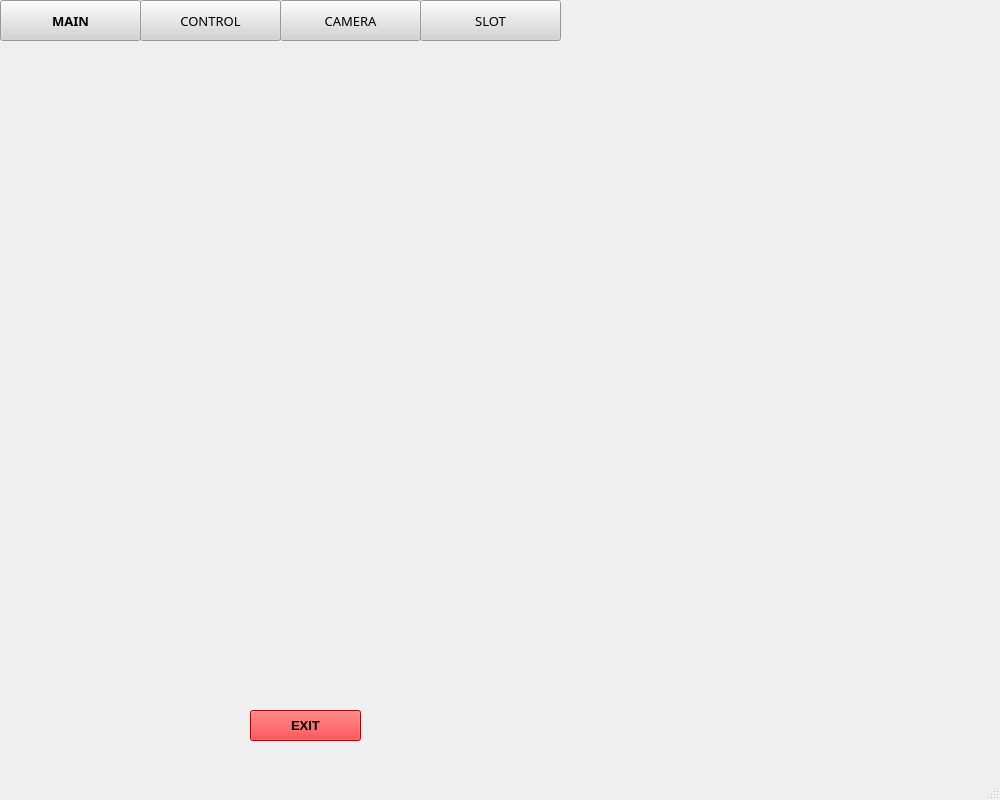
<?xml version="1.0" encoding="UTF-8"?>
<ui version="4.0">
 <class>MainWindow</class>
 <widget class="QMainWindow" name="MainWindow">
  <property name="geometry">
   <rect>
    <x>0</x>
    <y>0</y>
    <width>1000</width>
    <height>800</height>
   </rect>
  </property>
  <property name="windowTitle">
   <string>MainWindow</string>
  </property>
  <widget class="QWidget" name="centralwidget">
   <widget class="QPushButton" name="main">
    <property name="geometry">
     <rect>
      <x>0</x>
      <y>0</y>
      <width>141</width>
      <height>41</height>
     </rect>
    </property>
    <property name="font">
     <font>
      <family>Arial Black</family>
      <pointsize>10</pointsize>
      <weight>75</weight>
      <bold>true</bold>
     </font>
    </property>
    <property name="styleSheet">
     <string notr="true">QPushButton {
    background-color: lightgray;
}
QPushButton:pressed {
    background-color: white;       /* click */
}</string>
    </property>
    <property name="text">
     <string>MAIN</string>
    </property>
   </widget>
   <widget class="QPushButton" name="control">
    <property name="geometry">
     <rect>
      <x>140</x>
      <y>0</y>
      <width>141</width>
      <height>41</height>
     </rect>
    </property>
    <property name="font">
     <font>
      <family>Arial Black</family>
      <pointsize>10</pointsize>
     </font>
    </property>
    <property name="styleSheet">
     <string notr="true">QPushButton {
    background-color: lightgray;
}
QPushButton:pressed {
    background-color: white;       /* click */
}</string>
    </property>
    <property name="text">
     <string>CONTROL</string>
    </property>
   </widget>
   <widget class="QPushButton" name="camera">
    <property name="geometry">
     <rect>
      <x>280</x>
      <y>0</y>
      <width>141</width>
      <height>41</height>
     </rect>
    </property>
    <property name="font">
     <font>
      <family>Arial Black</family>
      <pointsize>10</pointsize>
     </font>
    </property>
    <property name="styleSheet">
     <string notr="true">QPushButton {
    background-color: lightgray;
}
QPushButton:pressed {
    background-color: white;       /* click */
}</string>
    </property>
    <property name="text">
     <string>CAMERA</string>
    </property>
   </widget>
   <widget class="QPushButton" name="slot">
    <property name="geometry">
     <rect>
      <x>420</x>
      <y>0</y>
      <width>141</width>
      <height>41</height>
     </rect>
    </property>
    <property name="font">
     <font>
      <family>Arial Black</family>
      <pointsize>10</pointsize>
     </font>
    </property>
    <property name="styleSheet">
     <string notr="true">QPushButton {
    background-color: lightgray;
}
QPushButton:pressed {
    background-color: white;       /* click */
}</string>
    </property>
    <property name="text">
     <string>SLOT</string>
    </property>
   </widget>
   <widget class="QStackedWidget" name="stackedWidget">
    <property name="geometry">
     <rect>
      <x>0</x>
      <y>40</y>
      <width>1001</width>
      <height>731</height>
     </rect>
    </property>
    <property name="currentIndex">
     <number>0</number>
    </property>
    <widget class="QWidget" name="page_main">
     <widget class="QLabel" name="label">
      <property name="geometry">
       <rect>
        <x>0</x>
        <y>20</y>
        <width>1001</width>
        <height>711</height>
       </rect>
      </property>
      <property name="font">
       <font>
        <pointsize>12</pointsize>
       </font>
      </property>
      <property name="text">
       <string/>
      </property>
      <property name="pixmap">
       <pixmap>E:/Tạp/anh_ute/Teacher2.png</pixmap>
      </property>
      <property name="scaledContents">
       <bool>true</bool>
      </property>
     </widget>
     <widget class="QPushButton" name="bt_exit">
      <property name="geometry">
       <rect>
        <x>250</x>
        <y>670</y>
        <width>111</width>
        <height>31</height>
       </rect>
      </property>
      <property name="font">
       <font>
        <family>Arial</family>
        <pointsize>10</pointsize>
        <weight>75</weight>
        <bold>true</bold>
       </font>
      </property>
      <property name="autoFillBackground">
       <bool>false</bool>
      </property>
      <property name="styleSheet">
       <string notr="true">QPushButton {
    background-color: red;
}
QPushButton:pressed {
    background-color: yellow;       /* click */
}</string>
      </property>
      <property name="text">
       <string>EXIT</string>
      </property>
     </widget>
    </widget>
    <widget class="QWidget" name="page_camera">
     <widget class="QGroupBox" name="groupBox_3">
      <property name="geometry">
       <rect>
        <x>10</x>
        <y>90</y>
        <width>571</width>
        <height>491</height>
       </rect>
      </property>
      <property name="font">
       <font>
        <pointsize>12</pointsize>
       </font>
      </property>
      <property name="styleSheet">
       <string notr="true"/>
      </property>
      <property name="title">
       <string>Monitor Screen</string>
      </property>
      <widget class="QLabel" name="camera_dis">
       <property name="geometry">
        <rect>
         <x>10</x>
         <y>30</y>
         <width>550</width>
         <height>440</height>
        </rect>
       </property>
       <property name="styleSheet">
        <string notr="true"/>
       </property>
       <property name="text">
        <string/>
       </property>
      </widget>
     </widget>
     <widget class="QGroupBox" name="groupBox_4">
      <property name="geometry">
       <rect>
        <x>600</x>
        <y>90</y>
        <width>381</width>
        <height>171</height>
       </rect>
      </property>
      <property name="font">
       <font>
        <family>Arial</family>
        <pointsize>12</pointsize>
       </font>
      </property>
      <property name="title">
       <string>Setup Connection</string>
      </property>
      <widget class="QLabel" name="label_29">
       <property name="geometry">
        <rect>
         <x>30</x>
         <y>45</y>
         <width>131</width>
         <height>16</height>
        </rect>
       </property>
       <property name="font">
        <font>
         <pointsize>10</pointsize>
        </font>
       </property>
       <property name="text">
        <string>Select Camera</string>
       </property>
      </widget>
      <widget class="QComboBox" name="cb_sl_cam">
       <property name="geometry">
        <rect>
         <x>210</x>
         <y>40</y>
         <width>73</width>
         <height>22</height>
        </rect>
       </property>
       <item>
        <property name="text">
         <string>0</string>
        </property>
       </item>
       <item>
        <property name="text">
         <string>1</string>
        </property>
       </item>
       <item>
        <property name="text">
         <string>2</string>
        </property>
       </item>
      </widget>
      <widget class="QPushButton" name="bt_cn_cam">
       <property name="geometry">
        <rect>
         <x>40</x>
         <y>110</y>
         <width>121</width>
         <height>41</height>
        </rect>
       </property>
       <property name="font">
        <font>
         <pointsize>10</pointsize>
        </font>
       </property>
       <property name="styleSheet">
        <string notr="true">QPushButton {
    background-color: lightgray;
}
QPushButton:pressed {
    background-color: green;       /* click */
}</string>
       </property>
       <property name="text">
        <string>CONNECT</string>
       </property>
      </widget>
      <widget class="QPushButton" name="bt_dcn_cam">
       <property name="geometry">
        <rect>
         <x>220</x>
         <y>110</y>
         <width>121</width>
         <height>41</height>
        </rect>
       </property>
       <property name="font">
        <font>
         <pointsize>10</pointsize>
        </font>
       </property>
       <property name="styleSheet">
        <string notr="true">QPushButton {
    background-color: lightgray;
}
QPushButton:pressed {
    background-color: red;       /* click */
}</string>
       </property>
       <property name="text">
        <string>DISCONNECT</string>
       </property>
      </widget>
     </widget>
     <widget class="QGroupBox" name="groupBox_5">
      <property name="geometry">
       <rect>
        <x>600</x>
        <y>270</y>
        <width>381</width>
        <height>311</height>
       </rect>
      </property>
      <property name="font">
       <font>
        <family>Arial</family>
        <pointsize>12</pointsize>
       </font>
      </property>
      <property name="title">
       <string>Classify</string>
      </property>
      <widget class="QLabel" name="trig_red">
       <property name="geometry">
        <rect>
         <x>20</x>
         <y>80</y>
         <width>80</width>
         <height>50</height>
        </rect>
       </property>
       <property name="text">
        <string/>
       </property>
       <property name="pixmap">
        <pixmap>E:/Tạp/anh_ute/gray_rec.png</pixmap>
       </property>
       <property name="scaledContents">
        <bool>true</bool>
       </property>
      </widget>
      <widget class="QLabel" name="trig_blue">
       <property name="geometry">
        <rect>
         <x>150</x>
         <y>80</y>
         <width>80</width>
         <height>50</height>
        </rect>
       </property>
       <property name="text">
        <string/>
       </property>
       <property name="pixmap">
        <pixmap>E:/Tạp/anh_ute/gray_rec.png</pixmap>
       </property>
       <property name="scaledContents">
        <bool>true</bool>
       </property>
      </widget>
      <widget class="QLabel" name="trig_green">
       <property name="geometry">
        <rect>
         <x>280</x>
         <y>80</y>
         <width>80</width>
         <height>50</height>
        </rect>
       </property>
       <property name="text">
        <string/>
       </property>
       <property name="pixmap">
        <pixmap>E:/Tạp/anh_ute/gray_rec.png</pixmap>
       </property>
       <property name="scaledContents">
        <bool>true</bool>
       </property>
      </widget>
      <widget class="QLineEdit" name="num_red">
       <property name="geometry">
        <rect>
         <x>20</x>
         <y>240</y>
         <width>81</width>
         <height>31</height>
        </rect>
       </property>
      </widget>
      <widget class="QLineEdit" name="num_blue">
       <property name="geometry">
        <rect>
         <x>150</x>
         <y>240</y>
         <width>81</width>
         <height>31</height>
        </rect>
       </property>
      </widget>
      <widget class="QLineEdit" name="num_green">
       <property name="geometry">
        <rect>
         <x>280</x>
         <y>240</y>
         <width>81</width>
         <height>31</height>
        </rect>
       </property>
      </widget>
      <widget class="QLabel" name="label_33">
       <property name="geometry">
        <rect>
         <x>40</x>
         <y>50</y>
         <width>55</width>
         <height>16</height>
        </rect>
       </property>
       <property name="font">
        <font>
         <pointsize>10</pointsize>
        </font>
       </property>
       <property name="text">
        <string>RED</string>
       </property>
      </widget>
      <widget class="QLabel" name="label_34">
       <property name="geometry">
        <rect>
         <x>170</x>
         <y>50</y>
         <width>55</width>
         <height>16</height>
        </rect>
       </property>
       <property name="font">
        <font>
         <pointsize>10</pointsize>
        </font>
       </property>
       <property name="text">
        <string>BLUE</string>
       </property>
      </widget>
      <widget class="QLabel" name="label_35">
       <property name="geometry">
        <rect>
         <x>285</x>
         <y>50</y>
         <width>90</width>
         <height>16</height>
        </rect>
       </property>
       <property name="font">
        <font>
         <pointsize>10</pointsize>
        </font>
       </property>
       <property name="text">
        <string>YELLOW</string>
       </property>
      </widget>
      <widget class="QLabel" name="label_36">
       <property name="geometry">
        <rect>
         <x>160</x>
         <y>200</y>
         <width>81</width>
         <height>16</height>
        </rect>
       </property>
       <property name="font">
        <font>
         <pointsize>10</pointsize>
         <underline>true</underline>
        </font>
       </property>
       <property name="text">
        <string>NUMBER:</string>
       </property>
      </widget>
     </widget>
    </widget>
    <widget class="QWidget" name="page_slot">
     <widget class="QGroupBox" name="groupBox_6">
      <property name="geometry">
       <rect>
        <x>30</x>
        <y>80</y>
        <width>571</width>
        <height>311</height>
       </rect>
      </property>
      <property name="font">
       <font>
        <family>Arial</family>
        <pointsize>12</pointsize>
       </font>
      </property>
      <property name="title">
       <string>Slot</string>
      </property>
      <widget class="QLabel" name="label_37">
       <property name="geometry">
        <rect>
         <x>120</x>
         <y>60</y>
         <width>55</width>
         <height>16</height>
        </rect>
       </property>
       <property name="text">
        <string>R</string>
       </property>
      </widget>
      <widget class="QLabel" name="label_38">
       <property name="geometry">
        <rect>
         <x>280</x>
         <y>60</y>
         <width>55</width>
         <height>16</height>
        </rect>
       </property>
       <property name="text">
        <string>B</string>
       </property>
      </widget>
      <widget class="QLabel" name="label_39">
       <property name="geometry">
        <rect>
         <x>440</x>
         <y>60</y>
         <width>55</width>
         <height>16</height>
        </rect>
       </property>
       <property name="text">
        <string>Y</string>
       </property>
      </widget>
      <widget class="QPushButton" name="bt_R1">
       <property name="geometry">
        <rect>
         <x>80</x>
         <y>140</y>
         <width>93</width>
         <height>51</height>
        </rect>
       </property>
       <property name="text">
        <string/>
       </property>
      </widget>
      <widget class="QPushButton" name="bt_B1">
       <property name="geometry">
        <rect>
         <x>240</x>
         <y>140</y>
         <width>93</width>
         <height>51</height>
        </rect>
       </property>
       <property name="text">
        <string/>
       </property>
      </widget>
      <widget class="QPushButton" name="bt_Y1">
       <property name="geometry">
        <rect>
         <x>400</x>
         <y>140</y>
         <width>93</width>
         <height>51</height>
        </rect>
       </property>
       <property name="text">
        <string/>
       </property>
      </widget>
     </widget>
     <widget class="QGroupBox" name="groupBox_7">
      <property name="geometry">
       <rect>
        <x>620</x>
        <y>80</y>
        <width>351</width>
        <height>611</height>
       </rect>
      </property>
      <property name="font">
       <font>
        <family>Arial</family>
        <pointsize>12</pointsize>
       </font>
      </property>
      <property name="title">
       <string>History</string>
      </property>
      <widget class="QTextEdit" name="text_history">
       <property name="geometry">
        <rect>
         <x>10</x>
         <y>30</y>
         <width>331</width>
         <height>571</height>
        </rect>
       </property>
      </widget>
     </widget>
     <widget class="QPushButton" name="bt_reset_slot">
      <property name="geometry">
       <rect>
        <x>240</x>
        <y>570</y>
        <width>111</width>
        <height>51</height>
       </rect>
      </property>
      <property name="font">
       <font>
        <family>Arial</family>
        <pointsize>12</pointsize>
        <weight>75</weight>
        <bold>true</bold>
       </font>
      </property>
      <property name="text">
       <string>RESET</string>
      </property>
     </widget>
    </widget>
    <widget class="QWidget" name="page_control">
     <widget class="QGroupBox" name="groupBox">
      <property name="geometry">
       <rect>
        <x>40</x>
        <y>50</y>
        <width>601</width>
        <height>281</height>
       </rect>
      </property>
      <property name="font">
       <font>
        <family>Arial</family>
        <pointsize>12</pointsize>
        <weight>50</weight>
        <bold>false</bold>
       </font>
      </property>
      <property name="title">
       <string>Forward Kinematics</string>
      </property>
      <widget class="QFrame" name="frame">
       <property name="geometry">
        <rect>
         <x>10</x>
         <y>20</y>
         <width>571</width>
         <height>61</height>
        </rect>
       </property>
       <property name="frameShape">
        <enum>QFrame::StyledPanel</enum>
       </property>
       <property name="frameShadow">
        <enum>QFrame::Raised</enum>
       </property>
       <widget class="QLabel" name="label_6">
        <property name="geometry">
         <rect>
          <x>20</x>
          <y>28</y>
          <width>55</width>
          <height>16</height>
         </rect>
        </property>
        <property name="font">
         <font>
          <pointsize>10</pointsize>
         </font>
        </property>
        <property name="text">
         <string>X Axis</string>
        </property>
       </widget>
       <widget class="QSlider" name="theta1_slid">
        <property name="geometry">
         <rect>
          <x>80</x>
          <y>20</y>
          <width>181</width>
          <height>31</height>
         </rect>
        </property>
        <property name="orientation">
         <enum>Qt::Horizontal</enum>
        </property>
       </widget>
       <widget class="QLineEdit" name="sl_theta1_dis">
        <property name="geometry">
         <rect>
          <x>350</x>
          <y>22</y>
          <width>31</width>
          <height>21</height>
         </rect>
        </property>
        <property name="font">
         <font>
          <pointsize>9</pointsize>
         </font>
        </property>
       </widget>
       <widget class="QLabel" name="label_7">
        <property name="geometry">
         <rect>
          <x>290</x>
          <y>20</y>
          <width>61</width>
          <height>20</height>
         </rect>
        </property>
        <property name="font">
         <font>
          <pointsize>10</pointsize>
         </font>
        </property>
        <property name="text">
         <string>Theta X</string>
        </property>
       </widget>
       <widget class="QLineEdit" name="px_dis">
        <property name="geometry">
         <rect>
          <x>500</x>
          <y>20</y>
          <width>61</width>
          <height>21</height>
         </rect>
        </property>
        <property name="font">
         <font>
          <pointsize>9</pointsize>
         </font>
        </property>
       </widget>
       <widget class="QLabel" name="label_52">
        <property name="geometry">
         <rect>
          <x>470</x>
          <y>20</y>
          <width>30</width>
          <height>20</height>
         </rect>
        </property>
        <property name="font">
         <font>
          <pointsize>10</pointsize>
         </font>
        </property>
        <property name="text">
         <string>Px</string>
        </property>
       </widget>
      </widget>
      <widget class="QFrame" name="frame_3">
       <property name="geometry">
        <rect>
         <x>10</x>
         <y>80</y>
         <width>571</width>
         <height>61</height>
        </rect>
       </property>
       <property name="frameShape">
        <enum>QFrame::StyledPanel</enum>
       </property>
       <property name="frameShadow">
        <enum>QFrame::Raised</enum>
       </property>
       <widget class="QLabel" name="label_9">
        <property name="geometry">
         <rect>
          <x>20</x>
          <y>28</y>
          <width>55</width>
          <height>16</height>
         </rect>
        </property>
        <property name="font">
         <font>
          <pointsize>10</pointsize>
         </font>
        </property>
        <property name="text">
         <string>Y Axis</string>
        </property>
       </widget>
       <widget class="QSlider" name="theta2_slid">
        <property name="geometry">
         <rect>
          <x>80</x>
          <y>20</y>
          <width>181</width>
          <height>31</height>
         </rect>
        </property>
        <property name="orientation">
         <enum>Qt::Horizontal</enum>
        </property>
       </widget>
       <widget class="QLineEdit" name="sl_theta2_dis">
        <property name="geometry">
         <rect>
          <x>350</x>
          <y>22</y>
          <width>31</width>
          <height>21</height>
         </rect>
        </property>
        <property name="font">
         <font>
          <pointsize>9</pointsize>
         </font>
        </property>
       </widget>
       <widget class="QLabel" name="label_8">
        <property name="geometry">
         <rect>
          <x>290</x>
          <y>22</y>
          <width>61</width>
          <height>20</height>
         </rect>
        </property>
        <property name="font">
         <font>
          <pointsize>10</pointsize>
         </font>
        </property>
        <property name="text">
         <string>Theta Y</string>
        </property>
       </widget>
       <widget class="QLineEdit" name="py_dis">
        <property name="geometry">
         <rect>
          <x>500</x>
          <y>20</y>
          <width>61</width>
          <height>21</height>
         </rect>
        </property>
        <property name="font">
         <font>
          <pointsize>9</pointsize>
         </font>
        </property>
       </widget>
       <widget class="QLabel" name="label_53">
        <property name="geometry">
         <rect>
          <x>470</x>
          <y>20</y>
          <width>31</width>
          <height>20</height>
         </rect>
        </property>
        <property name="font">
         <font>
          <pointsize>10</pointsize>
         </font>
        </property>
        <property name="text">
         <string>Py</string>
        </property>
       </widget>
      </widget>
      <widget class="QFrame" name="frame_4">
       <property name="geometry">
        <rect>
         <x>10</x>
         <y>140</y>
         <width>571</width>
         <height>61</height>
        </rect>
       </property>
       <property name="frameShape">
        <enum>QFrame::StyledPanel</enum>
       </property>
       <property name="frameShadow">
        <enum>QFrame::Raised</enum>
       </property>
       <widget class="QLabel" name="label_11">
        <property name="geometry">
         <rect>
          <x>20</x>
          <y>28</y>
          <width>55</width>
          <height>16</height>
         </rect>
        </property>
        <property name="font">
         <font>
          <pointsize>10</pointsize>
         </font>
        </property>
        <property name="text">
         <string>Z Axis</string>
        </property>
       </widget>
       <widget class="QSlider" name="theta3_slid">
        <property name="geometry">
         <rect>
          <x>80</x>
          <y>20</y>
          <width>181</width>
          <height>31</height>
         </rect>
        </property>
        <property name="orientation">
         <enum>Qt::Horizontal</enum>
        </property>
       </widget>
       <widget class="QLineEdit" name="sl_theta3_dis">
        <property name="geometry">
         <rect>
          <x>350</x>
          <y>22</y>
          <width>31</width>
          <height>21</height>
         </rect>
        </property>
        <property name="font">
         <font>
          <pointsize>9</pointsize>
         </font>
        </property>
       </widget>
       <widget class="QFrame" name="frame_5">
        <property name="geometry">
         <rect>
          <x>170</x>
          <y>60</y>
          <width>371</width>
          <height>61</height>
         </rect>
        </property>
        <property name="frameShape">
         <enum>QFrame::StyledPanel</enum>
        </property>
        <property name="frameShadow">
         <enum>QFrame::Raised</enum>
        </property>
        <widget class="QLabel" name="label_12">
         <property name="geometry">
          <rect>
           <x>20</x>
           <y>30</y>
           <width>55</width>
           <height>16</height>
          </rect>
         </property>
         <property name="font">
          <font>
           <pointsize>10</pointsize>
          </font>
         </property>
         <property name="text">
          <string>X Axis</string>
         </property>
        </widget>
        <widget class="QSlider" name="horizontalSlider_7">
         <property name="geometry">
          <rect>
           <x>80</x>
           <y>20</y>
           <width>181</width>
           <height>31</height>
          </rect>
         </property>
         <property name="orientation">
          <enum>Qt::Horizontal</enum>
         </property>
        </widget>
        <widget class="QLineEdit" name="lineEdit_7">
         <property name="geometry">
          <rect>
           <x>280</x>
           <y>20</y>
           <width>61</width>
           <height>21</height>
          </rect>
         </property>
         <property name="font">
          <font>
           <pointsize>9</pointsize>
          </font>
         </property>
        </widget>
       </widget>
       <widget class="QLabel" name="pz_14">
        <property name="geometry">
         <rect>
          <x>290</x>
          <y>21</y>
          <width>55</width>
          <height>20</height>
         </rect>
        </property>
        <property name="font">
         <font>
          <pointsize>10</pointsize>
         </font>
        </property>
        <property name="text">
         <string>Theta Z</string>
        </property>
       </widget>
       <widget class="QLineEdit" name="pz_dis_2">
        <property name="geometry">
         <rect>
          <x>500</x>
          <y>20</y>
          <width>61</width>
          <height>21</height>
         </rect>
        </property>
        <property name="font">
         <font>
          <pointsize>9</pointsize>
         </font>
        </property>
       </widget>
       <widget class="QLabel" name="label_2">
        <property name="geometry">
         <rect>
          <x>470</x>
          <y>20</y>
          <width>55</width>
          <height>20</height>
         </rect>
        </property>
        <property name="font">
         <font>
          <pointsize>10</pointsize>
         </font>
        </property>
        <property name="text">
         <string>Pz</string>
        </property>
       </widget>
      </widget>
      <widget class="QFrame" name="frame_6">
       <property name="geometry">
        <rect>
         <x>10</x>
         <y>200</y>
         <width>571</width>
         <height>61</height>
        </rect>
       </property>
       <property name="frameShape">
        <enum>QFrame::StyledPanel</enum>
       </property>
       <property name="frameShadow">
        <enum>QFrame::Raised</enum>
       </property>
       <widget class="QLabel" name="label_13">
        <property name="geometry">
         <rect>
          <x>20</x>
          <y>28</y>
          <width>55</width>
          <height>16</height>
         </rect>
        </property>
        <property name="font">
         <font>
          <pointsize>10</pointsize>
         </font>
        </property>
        <property name="text">
         <string>A Axis</string>
        </property>
       </widget>
       <widget class="QSlider" name="base_slid">
        <property name="geometry">
         <rect>
          <x>80</x>
          <y>20</y>
          <width>181</width>
          <height>31</height>
         </rect>
        </property>
        <property name="orientation">
         <enum>Qt::Horizontal</enum>
        </property>
       </widget>
       <widget class="QLineEdit" name="base_sl_dis">
        <property name="geometry">
         <rect>
          <x>350</x>
          <y>22</y>
          <width>31</width>
          <height>21</height>
         </rect>
        </property>
        <property name="font">
         <font>
          <pointsize>9</pointsize>
         </font>
        </property>
       </widget>
       <widget class="QLabel" name="label_15">
        <property name="geometry">
         <rect>
          <x>300</x>
          <y>21</y>
          <width>55</width>
          <height>20</height>
         </rect>
        </property>
        <property name="font">
         <font>
          <pointsize>10</pointsize>
         </font>
        </property>
        <property name="text">
         <string>cm</string>
        </property>
       </widget>
       <widget class="QLineEdit" name="pa_dis">
        <property name="geometry">
         <rect>
          <x>500</x>
          <y>20</y>
          <width>61</width>
          <height>21</height>
         </rect>
        </property>
        <property name="font">
         <font>
          <pointsize>9</pointsize>
         </font>
        </property>
       </widget>
       <widget class="QLabel" name="label_54">
        <property name="geometry">
         <rect>
          <x>470</x>
          <y>20</y>
          <width>55</width>
          <height>20</height>
         </rect>
        </property>
        <property name="font">
         <font>
          <pointsize>10</pointsize>
         </font>
        </property>
        <property name="text">
         <string>cm</string>
        </property>
       </widget>
      </widget>
     </widget>
     <widget class="QPushButton" name="bt_setHome">
      <property name="geometry">
       <rect>
        <x>740</x>
        <y>250</y>
        <width>131</width>
        <height>51</height>
       </rect>
      </property>
      <property name="font">
       <font>
        <pointsize>10</pointsize>
        <weight>75</weight>
        <bold>true</bold>
       </font>
      </property>
      <property name="styleSheet">
       <string notr="true">QPushButton {
    background-color: lightgray;
}
QPushButton:pressed {
    background-color: blue;       /* click */
}</string>
      </property>
      <property name="text">
       <string>SET HOME</string>
      </property>
     </widget>
     <widget class="QGroupBox" name="groupBox_2">
      <property name="geometry">
       <rect>
        <x>50</x>
        <y>360</y>
        <width>431</width>
        <height>271</height>
       </rect>
      </property>
      <property name="font">
       <font>
        <family>Arial</family>
        <pointsize>12</pointsize>
       </font>
      </property>
      <property name="title">
       <string>Inverse Kinematics</string>
      </property>
      <widget class="QFrame" name="frame_7">
       <property name="geometry">
        <rect>
         <x>30</x>
         <y>30</y>
         <width>381</width>
         <height>41</height>
        </rect>
       </property>
       <property name="font">
        <font>
         <family>Arial</family>
         <pointsize>10</pointsize>
        </font>
       </property>
       <property name="frameShape">
        <enum>QFrame::StyledPanel</enum>
       </property>
       <property name="frameShadow">
        <enum>QFrame::Raised</enum>
       </property>
       <widget class="QLabel" name="label_22">
        <property name="geometry">
         <rect>
          <x>20</x>
          <y>14</y>
          <width>81</width>
          <height>16</height>
         </rect>
        </property>
        <property name="text">
         <string>Px</string>
        </property>
       </widget>
       <widget class="QLineEdit" name="Px_inv">
        <property name="geometry">
         <rect>
          <x>50</x>
          <y>10</y>
          <width>61</width>
          <height>21</height>
         </rect>
        </property>
        <property name="font">
         <font>
          <pointsize>9</pointsize>
         </font>
        </property>
       </widget>
       <widget class="QLabel" name="label_23">
        <property name="geometry">
         <rect>
          <x>194</x>
          <y>13</y>
          <width>81</width>
          <height>16</height>
         </rect>
        </property>
        <property name="text">
         <string>Theta X</string>
        </property>
       </widget>
       <widget class="QLineEdit" name="theta1_dis">
        <property name="geometry">
         <rect>
          <x>260</x>
          <y>11</y>
          <width>61</width>
          <height>21</height>
         </rect>
        </property>
        <property name="font">
         <font>
          <pointsize>9</pointsize>
         </font>
        </property>
       </widget>
      </widget>
      <widget class="QFrame" name="frame_8">
       <property name="geometry">
        <rect>
         <x>30</x>
         <y>90</y>
         <width>381</width>
         <height>41</height>
        </rect>
       </property>
       <property name="font">
        <font>
         <family>Arial</family>
         <pointsize>10</pointsize>
        </font>
       </property>
       <property name="frameShape">
        <enum>QFrame::StyledPanel</enum>
       </property>
       <property name="frameShadow">
        <enum>QFrame::Raised</enum>
       </property>
       <widget class="QLabel" name="label_24">
        <property name="geometry">
         <rect>
          <x>20</x>
          <y>14</y>
          <width>81</width>
          <height>16</height>
         </rect>
        </property>
        <property name="text">
         <string>Py</string>
        </property>
       </widget>
       <widget class="QLineEdit" name="Py_inv">
        <property name="geometry">
         <rect>
          <x>50</x>
          <y>10</y>
          <width>61</width>
          <height>21</height>
         </rect>
        </property>
        <property name="font">
         <font>
          <pointsize>9</pointsize>
         </font>
        </property>
       </widget>
       <widget class="QLabel" name="label_25">
        <property name="geometry">
         <rect>
          <x>194</x>
          <y>13</y>
          <width>81</width>
          <height>16</height>
         </rect>
        </property>
        <property name="text">
         <string>Theta Y</string>
        </property>
       </widget>
       <widget class="QLineEdit" name="theta2_dis">
        <property name="geometry">
         <rect>
          <x>260</x>
          <y>11</y>
          <width>61</width>
          <height>21</height>
         </rect>
        </property>
        <property name="font">
         <font>
          <pointsize>9</pointsize>
         </font>
        </property>
       </widget>
      </widget>
      <widget class="QFrame" name="frame_2">
       <property name="geometry">
        <rect>
         <x>30</x>
         <y>150</y>
         <width>381</width>
         <height>41</height>
        </rect>
       </property>
       <property name="font">
        <font>
         <family>Arial</family>
         <pointsize>10</pointsize>
        </font>
       </property>
       <property name="frameShape">
        <enum>QFrame::StyledPanel</enum>
       </property>
       <property name="frameShadow">
        <enum>QFrame::Raised</enum>
       </property>
       <widget class="QLabel" name="label_16">
        <property name="geometry">
         <rect>
          <x>20</x>
          <y>14</y>
          <width>81</width>
          <height>16</height>
         </rect>
        </property>
        <property name="text">
         <string>Pz</string>
        </property>
       </widget>
       <widget class="QLineEdit" name="Pz_inv">
        <property name="geometry">
         <rect>
          <x>50</x>
          <y>10</y>
          <width>61</width>
          <height>21</height>
         </rect>
        </property>
        <property name="font">
         <font>
          <pointsize>9</pointsize>
         </font>
        </property>
       </widget>
       <widget class="QLabel" name="label_17">
        <property name="geometry">
         <rect>
          <x>194</x>
          <y>13</y>
          <width>81</width>
          <height>16</height>
         </rect>
        </property>
        <property name="text">
         <string>Theta Z</string>
        </property>
       </widget>
       <widget class="QLineEdit" name="theta3_dis">
        <property name="geometry">
         <rect>
          <x>260</x>
          <y>11</y>
          <width>61</width>
          <height>21</height>
         </rect>
        </property>
        <property name="font">
         <font>
          <pointsize>9</pointsize>
         </font>
        </property>
       </widget>
      </widget>
      <widget class="QFrame" name="frame_9">
       <property name="geometry">
        <rect>
         <x>30</x>
         <y>210</y>
         <width>381</width>
         <height>41</height>
        </rect>
       </property>
       <property name="font">
        <font>
         <family>Arial</family>
         <pointsize>10</pointsize>
        </font>
       </property>
       <property name="frameShape">
        <enum>QFrame::StyledPanel</enum>
       </property>
       <property name="frameShadow">
        <enum>QFrame::Raised</enum>
       </property>
       <widget class="QLabel" name="label_26">
        <property name="geometry">
         <rect>
          <x>20</x>
          <y>14</y>
          <width>81</width>
          <height>16</height>
         </rect>
        </property>
        <property name="text">
         <string>Pa</string>
        </property>
       </widget>
       <widget class="QLineEdit" name="Pa_inv">
        <property name="geometry">
         <rect>
          <x>50</x>
          <y>10</y>
          <width>61</width>
          <height>21</height>
         </rect>
        </property>
        <property name="font">
         <font>
          <pointsize>9</pointsize>
         </font>
        </property>
       </widget>
       <widget class="QLabel" name="label_27">
        <property name="geometry">
         <rect>
          <x>194</x>
          <y>13</y>
          <width>81</width>
          <height>16</height>
         </rect>
        </property>
        <property name="text">
         <string>Theta A</string>
        </property>
       </widget>
       <widget class="QLineEdit" name="base_dis">
        <property name="geometry">
         <rect>
          <x>260</x>
          <y>11</y>
          <width>61</width>
          <height>21</height>
         </rect>
        </property>
        <property name="font">
         <font>
          <pointsize>9</pointsize>
         </font>
        </property>
       </widget>
      </widget>
     </widget>
     <widget class="QPushButton" name="bt_cal_IK">
      <property name="geometry">
       <rect>
        <x>110</x>
        <y>640</y>
        <width>111</width>
        <height>51</height>
       </rect>
      </property>
      <property name="font">
       <font>
        <family>Arial</family>
        <pointsize>10</pointsize>
        <weight>75</weight>
        <bold>true</bold>
        <underline>false</underline>
        <strikeout>false</strikeout>
        <kerning>true</kerning>
       </font>
      </property>
      <property name="mouseTracking">
       <bool>false</bool>
      </property>
      <property name="styleSheet">
       <string notr="true">QPushButton {
    background-color: lightgray;
}
QPushButton:pressed {
    background-color: blue;       /* click */
}</string>
      </property>
      <property name="text">
       <string>CALCULATE</string>
      </property>
     </widget>
     <widget class="QGroupBox" name="groupBox_8">
      <property name="geometry">
       <rect>
        <x>540</x>
        <y>360</y>
        <width>431</width>
        <height>271</height>
       </rect>
      </property>
      <property name="font">
       <font>
        <family>Arial</family>
        <pointsize>12</pointsize>
       </font>
      </property>
      <property name="title">
       <string>Actuator</string>
      </property>
      <widget class="QPushButton" name="bt_mag_release">
       <property name="geometry">
        <rect>
         <x>260</x>
         <y>80</y>
         <width>111</width>
         <height>51</height>
        </rect>
       </property>
       <property name="font">
        <font>
         <family>Arial</family>
         <pointsize>10</pointsize>
         <weight>75</weight>
         <bold>true</bold>
        </font>
       </property>
       <property name="styleSheet">
        <string notr="true">QPushButton {
    background-color: lightgray;
}
QPushButton:pressed {
    background-color: red;       /* click */
}</string>
       </property>
       <property name="text">
        <string>RELEASE</string>
       </property>
      </widget>
      <widget class="QPushButton" name="bt_mag_attract">
       <property name="geometry">
        <rect>
         <x>70</x>
         <y>80</y>
         <width>111</width>
         <height>51</height>
        </rect>
       </property>
       <property name="font">
        <font>
         <family>Arial</family>
         <pointsize>10</pointsize>
         <weight>75</weight>
         <bold>true</bold>
         <underline>false</underline>
         <strikeout>false</strikeout>
         <kerning>true</kerning>
        </font>
       </property>
       <property name="mouseTracking">
        <bool>false</bool>
       </property>
       <property name="styleSheet">
        <string notr="true">QPushButton {
    background-color: lightgray;
}
QPushButton:pressed {
    background-color: green;       /* click */
}</string>
       </property>
       <property name="text">
        <string>ATTRACT</string>
       </property>
      </widget>
      <widget class="QLabel" name="label_14">
       <property name="geometry">
        <rect>
         <x>20</x>
         <y>30</y>
         <width>201</width>
         <height>41</height>
        </rect>
       </property>
       <property name="text">
        <string>Electromagnet</string>
       </property>
      </widget>
      <widget class="QLabel" name="label_28">
       <property name="geometry">
        <rect>
         <x>20</x>
         <y>150</y>
         <width>201</width>
         <height>41</height>
        </rect>
       </property>
       <property name="text">
        <string>Conveyor</string>
       </property>
      </widget>
      <widget class="QPushButton" name="bt_conv_start">
       <property name="geometry">
        <rect>
         <x>70</x>
         <y>200</y>
         <width>111</width>
         <height>51</height>
        </rect>
       </property>
       <property name="font">
        <font>
         <family>Arial</family>
         <pointsize>10</pointsize>
         <weight>75</weight>
         <bold>true</bold>
         <underline>false</underline>
         <strikeout>false</strikeout>
         <kerning>true</kerning>
        </font>
       </property>
       <property name="mouseTracking">
        <bool>false</bool>
       </property>
       <property name="styleSheet">
        <string notr="true">QPushButton {
    background-color: lightgray;
}
QPushButton:pressed {
    background-color: green;       /* click */
}</string>
       </property>
       <property name="text">
        <string>START</string>
       </property>
      </widget>
      <widget class="QPushButton" name="bt_conv_stop">
       <property name="geometry">
        <rect>
         <x>260</x>
         <y>200</y>
         <width>111</width>
         <height>51</height>
        </rect>
       </property>
       <property name="font">
        <font>
         <family>Arial</family>
         <pointsize>10</pointsize>
         <weight>75</weight>
         <bold>true</bold>
         <underline>false</underline>
         <strikeout>false</strikeout>
         <kerning>true</kerning>
        </font>
       </property>
       <property name="mouseTracking">
        <bool>false</bool>
       </property>
       <property name="styleSheet">
        <string notr="true">QPushButton {
    background-color: lightgray;
}
QPushButton:pressed {
    background-color: red;       /* click */
}</string>
       </property>
       <property name="text">
        <string>STOP</string>
       </property>
      </widget>
     </widget>
     <widget class="QPushButton" name="bt_cal_FK">
      <property name="geometry">
       <rect>
        <x>670</x>
        <y>160</y>
        <width>111</width>
        <height>51</height>
       </rect>
      </property>
      <property name="font">
       <font>
        <family>Arial</family>
        <pointsize>10</pointsize>
        <weight>75</weight>
        <bold>true</bold>
        <underline>false</underline>
        <strikeout>false</strikeout>
        <kerning>true</kerning>
       </font>
      </property>
      <property name="mouseTracking">
       <bool>false</bool>
      </property>
      <property name="styleSheet">
       <string notr="true">QPushButton {
    background-color: lightgray;
}
QPushButton:pressed {
    background-color: blue;       /* click */
}</string>
      </property>
      <property name="text">
       <string>CALCULATE</string>
      </property>
     </widget>
     <widget class="QPushButton" name="bt_manual">
      <property name="geometry">
       <rect>
        <x>670</x>
        <y>70</y>
        <width>131</width>
        <height>51</height>
       </rect>
      </property>
      <property name="font">
       <font>
        <pointsize>10</pointsize>
        <weight>75</weight>
        <bold>true</bold>
       </font>
      </property>
      <property name="styleSheet">
       <string notr="true">QPushButton {
    background-color: lightgray;
}
QPushButton:pressed {
    background-color: green;       /* click */
}</string>
      </property>
      <property name="text">
       <string>MANUAL</string>
      </property>
     </widget>
     <widget class="QPushButton" name="bt_auto">
      <property name="geometry">
       <rect>
        <x>840</x>
        <y>70</y>
        <width>131</width>
        <height>51</height>
       </rect>
      </property>
      <property name="font">
       <font>
        <pointsize>10</pointsize>
        <weight>75</weight>
        <bold>true</bold>
       </font>
      </property>
      <property name="styleSheet">
       <string notr="true">QPushButton {
    background-color: lightgray;
}
QPushButton:pressed {
    background-color: green;       /* click */
}</string>
      </property>
      <property name="text">
       <string>AUTO</string>
      </property>
     </widget>
     <widget class="QPushButton" name="bt_go_IK">
      <property name="geometry">
       <rect>
        <x>300</x>
        <y>640</y>
        <width>111</width>
        <height>51</height>
       </rect>
      </property>
      <property name="font">
       <font>
        <family>Arial</family>
        <pointsize>10</pointsize>
        <weight>75</weight>
        <bold>true</bold>
        <underline>false</underline>
        <strikeout>false</strikeout>
        <kerning>true</kerning>
       </font>
      </property>
      <property name="mouseTracking">
       <bool>false</bool>
      </property>
      <property name="styleSheet">
       <string notr="true">QPushButton {
    background-color: lightgray;
}
QPushButton:pressed {
    background-color: blue;       /* click */
}</string>
      </property>
      <property name="text">
       <string>GO</string>
      </property>
     </widget>
    </widget>
   </widget>
   <widget class="QLabel" name="label_5">
    <property name="geometry">
     <rect>
      <x>560</x>
      <y>0</y>
      <width>441</width>
      <height>61</height>
     </rect>
    </property>
    <property name="text">
     <string/>
    </property>
    <property name="pixmap">
     <pixmap>E:/Tạp/anh_ute/Screenshot 2025-11-06 120427.png</pixmap>
    </property>
    <property name="scaledContents">
     <bool>true</bool>
    </property>
   </widget>
  </widget>
  <widget class="QStatusBar" name="statusbar"/>
 </widget>
 <resources/>
 <connections/>
</ui>
